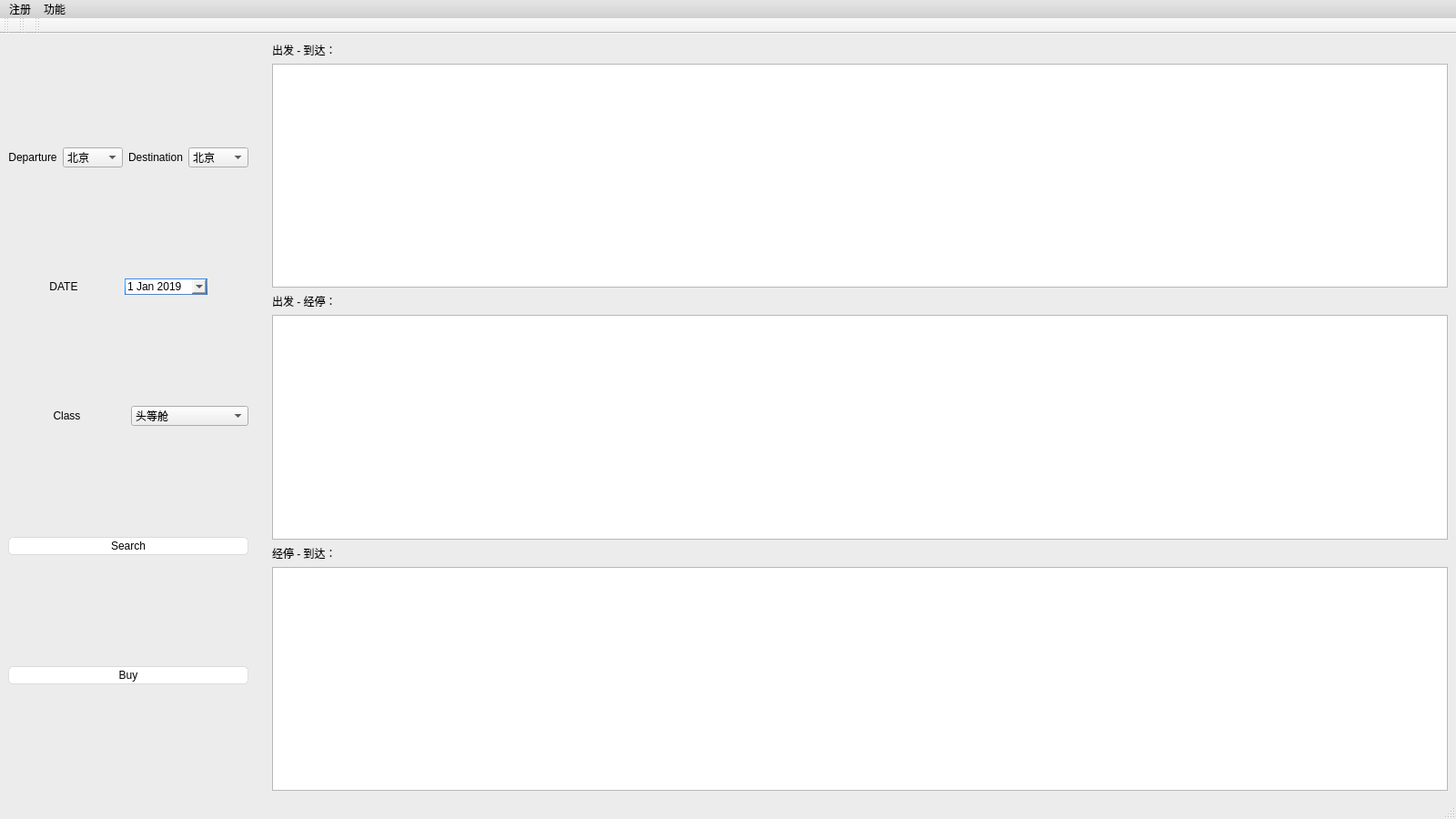
<?xml version="1.0" encoding="UTF-8"?>
<ui version="4.0">
 <class>MainWindow</class>
 <widget class="QMainWindow" name="MainWindow">
  <property name="geometry">
   <rect>
    <x>0</x>
    <y>0</y>
    <width>1600</width>
    <height>900</height>
   </rect>
  </property>
  <property name="minimumSize">
   <size>
    <width>567</width>
    <height>384</height>
   </size>
  </property>
  <property name="windowTitle">
   <string>航空票务系统  -V 1.0.0</string>
  </property>
  <property name="windowIcon">
   <iconset>
    <normaloff>flight.png</normaloff>flight.png</iconset>
  </property>
  <property name="styleSheet">
   <string notr="true">/*
Aqua Style Sheet for QT Applications
Author: Jaime A. Quiroga P.
Company: GTRONICK
Last updated: 22/01/2019, 07:55.
Available at: https://github.com/GTRONICK/QSS/blob/master/Aqua.qss
*/
QMainWindow {
	background-color:#ececec;
}
QTextEdit {
	border-width: 1px;
	border-style: solid;
	border-color: qlineargradient(spread:pad, x1:0.5, y1:1, x2:0.5, y2:0, stop:0 rgba(0, 113, 255, 255), stop:1 rgba(91, 171, 252, 255));
}
QPlainTextEdit {
	border-width: 1px;
	border-style: solid;
	border-color: qlineargradient(spread:pad, x1:0.5, y1:1, x2:0.5, y2:0, stop:0 rgba(0, 113, 255, 255), stop:1 rgba(91, 171, 252, 255));
}
QToolButton {
	border-style: solid;
	border-top-color: qlineargradient(spread:pad, x1:0.5, y1:1, x2:0.5, y2:0, stop:0 rgb(215, 215, 215), stop:1 rgb(222, 222, 222));
	border-right-color: qlineargradient(spread:pad, x1:0, y1:0.5, x2:1, y2:0.5, stop:0 rgb(217, 217, 217), stop:1 rgb(227, 227, 227));
	border-left-color: qlineargradient(spread:pad, x1:0, y1:0.5, x2:1, y2:0.5, stop:0 rgb(227, 227, 227), stop:1 rgb(217, 217, 217));
	border-bottom-color: qlineargradient(spread:pad, x1:0.5, y1:1, x2:0.5, y2:0, stop:0 rgb(215, 215, 215), stop:1 rgb(222, 222, 222));
	border-width: 1px;
	border-radius: 5px;
	color: rgb(0,0,0);
	padding: 2px;
	background-color: rgb(255,255,255);
}
QToolButton:hover{
	border-style: solid;
	border-top-color: qlineargradient(spread:pad, x1:0.5, y1:1, x2:0.5, y2:0, stop:0 rgb(195, 195, 195), stop:1 rgb(222, 222, 222));
	border-right-color: qlineargradient(spread:pad, x1:0, y1:0.5, x2:1, y2:0.5, stop:0 rgb(197, 197, 197), stop:1 rgb(227, 227, 227));
	border-left-color: qlineargradient(spread:pad, x1:0, y1:0.5, x2:1, y2:0.5, stop:0 rgb(227, 227, 227), stop:1 rgb(197, 197, 197));
	border-bottom-color: qlineargradient(spread:pad, x1:0.5, y1:1, x2:0.5, y2:0, stop:0 rgb(195, 195, 195), stop:1 rgb(222, 222, 222));
	border-width: 1px;
	border-radius: 5px;
	color: rgb(0,0,0);
	padding: 2px;
	background-color: rgb(255,255,255);
}
QToolButton:pressed{
	border-style: solid;
	border-top-color: qlineargradient(spread:pad, x1:0.5, y1:1, x2:0.5, y2:0, stop:0 rgb(215, 215, 215), stop:1 rgb(222, 222, 222));
	border-right-color: qlineargradient(spread:pad, x1:0, y1:0.5, x2:1, y2:0.5, stop:0 rgb(217, 217, 217), stop:1 rgb(227, 227, 227));
	border-left-color: qlineargradient(spread:pad, x1:0, y1:0.5, x2:1, y2:0.5, stop:0 rgb(227, 227, 227), stop:1 rgb(217, 217, 217));
	border-bottom-color: qlineargradient(spread:pad, x1:0.5, y1:1, x2:0.5, y2:0, stop:0 rgb(215, 215, 215), stop:1 rgb(222, 222, 222));
	border-width: 1px;
	border-radius: 5px;
	color: rgb(0,0,0);
	padding: 2px;
	background-color: rgb(142,142,142);
}
QPushButton{
	border-style: solid;
	border-top-color: qlineargradient(spread:pad, x1:0.5, y1:1, x2:0.5, y2:0, stop:0 rgb(215, 215, 215), stop:1 rgb(222, 222, 222));
	border-right-color: qlineargradient(spread:pad, x1:0, y1:0.5, x2:1, y2:0.5, stop:0 rgb(217, 217, 217), stop:1 rgb(227, 227, 227));
	border-left-color: qlineargradient(spread:pad, x1:0, y1:0.5, x2:1, y2:0.5, stop:0 rgb(227, 227, 227), stop:1 rgb(217, 217, 217));
	border-bottom-color: qlineargradient(spread:pad, x1:0.5, y1:1, x2:0.5, y2:0, stop:0 rgb(215, 215, 215), stop:1 rgb(222, 222, 222));
	border-width: 1px;
	border-radius: 5px;
	color: rgb(0,0,0);
	padding: 2px;
	background-color: rgb(255,255,255);
}
QPushButton::default{
	border-style: solid;
	border-top-color: qlineargradient(spread:pad, x1:0.5, y1:1, x2:0.5, y2:0, stop:0 rgb(215, 215, 215), stop:1 rgb(222, 222, 222));
	border-right-color: qlineargradient(spread:pad, x1:0, y1:0.5, x2:1, y2:0.5, stop:0 rgb(217, 217, 217), stop:1 rgb(227, 227, 227));
	border-left-color: qlineargradient(spread:pad, x1:0, y1:0.5, x2:1, y2:0.5, stop:0 rgb(227, 227, 227), stop:1 rgb(217, 217, 217));
	border-bottom-color: qlineargradient(spread:pad, x1:0.5, y1:1, x2:0.5, y2:0, stop:0 rgb(215, 215, 215), stop:1 rgb(222, 222, 222));
	border-width: 1px;
	border-radius: 5px;
	color: rgb(0,0,0);
	padding: 2px;
	background-color: rgb(255,255,255);
}
QPushButton:hover{
	border-style: solid;
	border-top-color: qlineargradient(spread:pad, x1:0.5, y1:1, x2:0.5, y2:0, stop:0 rgb(195, 195, 195), stop:1 rgb(222, 222, 222));
	border-right-color: qlineargradient(spread:pad, x1:0, y1:0.5, x2:1, y2:0.5, stop:0 rgb(197, 197, 197), stop:1 rgb(227, 227, 227));
	border-left-color: qlineargradient(spread:pad, x1:0, y1:0.5, x2:1, y2:0.5, stop:0 rgb(227, 227, 227), stop:1 rgb(197, 197, 197));
	border-bottom-color: qlineargradient(spread:pad, x1:0.5, y1:1, x2:0.5, y2:0, stop:0 rgb(195, 195, 195), stop:1 rgb(222, 222, 222));
	border-width: 1px;
	border-radius: 5px;
	color: rgb(0,0,0);
	padding: 2px;
	background-color: rgb(255,255,255);
}
QPushButton:pressed{
	border-style: solid;
	border-top-color: qlineargradient(spread:pad, x1:0.5, y1:1, x2:0.5, y2:0, stop:0 rgb(215, 215, 215), stop:1 rgb(222, 222, 222));
	border-right-color: qlineargradient(spread:pad, x1:0, y1:0.5, x2:1, y2:0.5, stop:0 rgb(217, 217, 217), stop:1 rgb(227, 227, 227));
	border-left-color: qlineargradient(spread:pad, x1:0, y1:0.5, x2:1, y2:0.5, stop:0 rgb(227, 227, 227), stop:1 rgb(217, 217, 217));
	border-bottom-color: qlineargradient(spread:pad, x1:0.5, y1:1, x2:0.5, y2:0, stop:0 rgb(215, 215, 215), stop:1 rgb(222, 222, 222));
	border-width: 1px;
	border-radius: 5px;
	color: rgb(0,0,0);
	padding: 2px;
	background-color: rgb(142,142,142);
}
QPushButton:disabled{
	border-style: solid;
	border-top-color: qlineargradient(spread:pad, x1:0.5, y1:1, x2:0.5, y2:0, stop:0 rgb(215, 215, 215), stop:1 rgb(222, 222, 222));
	border-right-color: qlineargradient(spread:pad, x1:0, y1:0.5, x2:1, y2:0.5, stop:0 rgb(217, 217, 217), stop:1 rgb(227, 227, 227));
	border-left-color: qlineargradient(spread:pad, x1:0, y1:0.5, x2:1, y2:0.5, stop:0 rgb(227, 227, 227), stop:1 rgb(217, 217, 217));
	border-bottom-color: qlineargradient(spread:pad, x1:0.5, y1:1, x2:0.5, y2:0, stop:0 rgb(215, 215, 215), stop:1 rgb(222, 222, 222));
	border-width: 1px;
	border-radius: 5px;
	color: #808086;
	padding: 2px;
	background-color: rgb(142,142,142);
}
QLineEdit {
	border-width: 1px; border-radius: 4px;
	border-style: solid;
	border-color: qlineargradient(spread:pad, x1:0.5, y1:1, x2:0.5, y2:0, stop:0 rgba(0, 113, 255, 255), stop:1 rgba(91, 171, 252, 255));
}
QLabel {
	color: #000000;
}
QLCDNumber {
	color: rgb(0, 113, 255, 255);
}
QProgressBar {
	text-align: center;
	color: rgb(240, 240, 240);
	border-width: 1px; 
	border-radius: 10px;
	border-color: rgb(230, 230, 230);
	border-style: solid;
	background-color:rgb(207,207,207);
}
QProgressBar::chunk {
	background-color: qlineargradient(spread:pad, x1:0.5, y1:1, x2:0.5, y2:0, stop:0 rgba(49, 147, 250, 255), stop:1 rgba(34, 142, 255, 255));
	border-radius: 10px;
}
QMenuBar {
	background-color: qlineargradient(spread:pad, x1:0.5, y1:1, x2:0.5, y2:0, stop:0 rgba(207, 209, 207, 255), stop:1 rgba(230, 229, 230, 255));
}
QMenuBar::item {
	color: #000000;
  	spacing: 3px;
  	padding: 1px 4px;
	background-color: qlineargradient(spread:pad, x1:0.5, y1:1, x2:0.5, y2:0, stop:0 rgba(207, 209, 207, 255), stop:1 rgba(230, 229, 230, 255));
}

QMenuBar::item:selected {
  	background-color: qlineargradient(spread:pad, x1:0.5, y1:1, x2:0.5, y2:0, stop:0 rgba(0, 113, 255, 255), stop:1 rgba(91, 171, 252, 255));
	color: #FFFFFF;
}
QMenu::item:selected {
	border-style: solid;
	border-top-color: transparent;
	border-right-color: transparent;
	border-left-color: qlineargradient(spread:pad, x1:0.5, y1:1, x2:0.5, y2:0, stop:0 rgba(0, 113, 255, 255), stop:1 rgba(91, 171, 252, 255));
	border-bottom-color: transparent;
	border-left-width: 2px;
	color: #000000;
	padding-left:15px;
	padding-top:4px;
	padding-bottom:4px;
	padding-right:7px;
}
QMenu::item {
	border-style: solid;
	border-top-color: transparent;
	border-right-color: transparent;
	border-left-color: transparent;
	border-bottom-color: transparent;
	border-bottom-width: 1px;
	color: #000000;
	padding-left:17px;
	padding-top:4px;
	padding-bottom:4px;
	padding-right:7px;
}
QTabWidget {
	color:rgb(0,0,0);
	background-color:#000000;
}
QTabWidget::pane {
		border-color: rgb(223,223,223);
		background-color:rgb(226,226,226);
		border-style: solid;
		border-width: 2px;
    	border-radius: 6px;
}
QTabBar::tab:first {
	border-style: solid;
	border-left-width:1px;
	border-right-width:0px;
	border-top-width:1px;
	border-bottom-width:1px;
	border-top-color: rgb(209,209,209);
	border-left-color: qlineargradient(spread:pad, x1:0.5, y1:1, x2:0.5, y2:0, stop:0 rgba(209, 209, 209, 209), stop:1 rgba(229, 229, 229, 229));
	border-bottom-color: rgb(229,229,229);
	border-top-left-radius: 4px;
	border-bottom-left-radius: 4px;
	color: #000000;
	padding: 3px;
	margin-left:0px;
	background-color: qlineargradient(spread:pad, x1:0.5, y1:1, x2:0.5, y2:0, stop:0 rgba(247, 247, 247, 255), stop:1 rgba(255, 255, 255, 255));
}
QTabBar::tab:last {
	border-style: solid;
	border-width:1px;
	border-top-color: rgb(209,209,209);
	border-left-color: qlineargradient(spread:pad, x1:0.5, y1:1, x2:0.5, y2:0, stop:0 rgba(209, 209, 209, 209), stop:1 rgba(229, 229, 229, 229));
	border-right-color: qlineargradient(spread:pad, x1:0.5, y1:1, x2:0.5, y2:0, stop:0 rgba(209, 209, 209, 209), stop:1 rgba(229, 229, 229, 229));
	border-bottom-color: rgb(229,229,229);
	border-top-right-radius: 4px;
	border-bottom-right-radius: 4px;
	color: #000000;
	padding: 3px;
	margin-left:0px;
	background-color: qlineargradient(spread:pad, x1:0.5, y1:1, x2:0.5, y2:0, stop:0 rgba(247, 247, 247, 255), stop:1 rgba(255, 255, 255, 255));
}
QTabBar::tab {
	border-style: solid;
	border-top-width:1px;
	border-bottom-width:1px;
	border-left-width:1px;
	border-top-color: rgb(209,209,209);
	border-left-color: qlineargradient(spread:pad, x1:0.5, y1:1, x2:0.5, y2:0, stop:0 rgba(209, 209, 209, 209), stop:1 rgba(229, 229, 229, 229));
	border-bottom-color: rgb(229,229,229);
	color: #000000;
	padding: 3px;
	margin-left:0px;
	background-color: qlineargradient(spread:pad, x1:0.5, y1:1, x2:0.5, y2:0, stop:0 rgba(247, 247, 247, 255), stop:1 rgba(255, 255, 255, 255));
}
QTabBar::tab:selected, QTabBar::tab:last:selected, QTabBar::tab:hover {
  	border-style: solid;
  	border-left-width:1px;
	border-right-color: transparent;
	border-top-color: rgb(209,209,209);
	border-left-color: qlineargradient(spread:pad, x1:0.5, y1:1, x2:0.5, y2:0, stop:0 rgba(209, 209, 209, 209), stop:1 rgba(229, 229, 229, 229));
	border-bottom-color: rgb(229,229,229);
	color: #FFFFFF;
	padding: 3px;
	margin-left:0px;
	background-color: qlineargradient(spread:pad, x1:0.5, y1:1, x2:0.5, y2:0, stop:0 rgba(0, 113, 255, 255), stop:1 rgba(91, 171, 252, 255));
}

QTabBar::tab:selected, QTabBar::tab:first:selected, QTabBar::tab:hover {
  	border-style: solid;
  	border-left-width:1px;
  	border-bottom-width:1px;
  	border-top-width:1px;
	border-right-color: transparent;
	border-top-color: rgb(209,209,209);
	border-left-color: qlineargradient(spread:pad, x1:0.5, y1:1, x2:0.5, y2:0, stop:0 rgba(209, 209, 209, 209), stop:1 rgba(229, 229, 229, 229));
	border-bottom-color: rgb(229,229,229);
	color: #FFFFFF;
	padding: 3px;
	margin-left:0px;
	background-color: qlineargradient(spread:pad, x1:0.5, y1:1, x2:0.5, y2:0, stop:0 rgba(0, 113, 255, 255), stop:1 rgba(91, 171, 252, 255));
}

QCheckBox {
	color: #000000;
	padding: 2px;
}
QCheckBox:disabled {
	color: #808086;
	padding: 2px;
}

QCheckBox:hover {
	border-radius:4px;
	border-style:solid;
	padding-left: 1px;
	padding-right: 1px;
	padding-bottom: 1px;
	padding-top: 1px;
	border-width:1px;
	border-color: transparent;
}
QCheckBox::indicator:checked {

	height: 10px;
	width: 10px;
	border-style:solid;
	border-width: 1px;
	border-color: qlineargradient(spread:pad, x1:0.5, y1:1, x2:0.5, y2:0, stop:0 rgba(0, 113, 255, 255), stop:1 rgba(91, 171, 252, 255));
	color: #000000;
	background-color: qlineargradient(spread:pad, x1:0.5, y1:1, x2:0.5, y2:0, stop:0 rgba(0, 113, 255, 255), stop:1 rgba(91, 171, 252, 255));
}
QCheckBox::indicator:unchecked {

	height: 10px;
	width: 10px;
	border-style:solid;
	border-width: 1px;
	border-color: qlineargradient(spread:pad, x1:0.5, y1:1, x2:0.5, y2:0, stop:0 rgba(0, 113, 255, 255), stop:1 rgba(91, 171, 252, 255));
	color: #000000;
}
QRadioButton {
	color: 000000;
	padding: 1px;
}
QRadioButton::indicator:checked {
	height: 10px;
	width: 10px;
	border-style:solid;
	border-radius:5px;
	border-width: 1px;
	border-color: qlineargradient(spread:pad, x1:0.5, y1:1, x2:0.5, y2:0, stop:0 rgba(0, 113, 255, 255), stop:1 rgba(91, 171, 252, 255));
	color: #a9b7c6;
	background-color: qlineargradient(spread:pad, x1:0.5, y1:1, x2:0.5, y2:0, stop:0 rgba(0, 113, 255, 255), stop:1 rgba(91, 171, 252, 255));
}
QRadioButton::indicator:!checked {
	height: 10px;
	width: 10px;
	border-style:solid;
	border-radius:5px;
	border-width: 1px;
	border-color: qlineargradient(spread:pad, x1:0.5, y1:1, x2:0.5, y2:0, stop:0 rgba(0, 113, 255, 255), stop:1 rgba(91, 171, 252, 255));
	color: #a9b7c6;
	background-color: transparent;
}
QStatusBar {
	color:#027f7f;
}
QSpinBox {
	border-style: solid;
	border-width: 1px;
	border-color: qlineargradient(spread:pad, x1:0.5, y1:1, x2:0.5, y2:0, stop:0 rgba(0, 113, 255, 255), stop:1 rgba(91, 171, 252, 255));
}
QDoubleSpinBox {
	border-style: solid;
	border-width: 1px;
	border-color: qlineargradient(spread:pad, x1:0.5, y1:1, x2:0.5, y2:0, stop:0 rgba(0, 113, 255, 255), stop:1 rgba(91, 171, 252, 255));
}
QTimeEdit {
	border-style: solid;
	border-width: 1px;
	border-color: qlineargradient(spread:pad, x1:0.5, y1:1, x2:0.5, y2:0, stop:0 rgba(0, 113, 255, 255), stop:1 rgba(91, 171, 252, 255));
}
QDateTimeEdit {
	border-style: solid;
	border-width: 1px;
	border-color: qlineargradient(spread:pad, x1:0.5, y1:1, x2:0.5, y2:0, stop:0 rgba(0, 113, 255, 255), stop:1 rgba(91, 171, 252, 255));
}
QDateEdit {
	border-style: solid;
	border-width: 1px;
	border-color: qlineargradient(spread:pad, x1:0.5, y1:1, x2:0.5, y2:0, stop:0 rgba(0, 113, 255, 255), stop:1 rgba(91, 171, 252, 255));
}

QToolBox {
	color: #a9b7c6;
	background-color:#000000;
}
QToolBox::tab {
	color: #a9b7c6;
	background-color:#000000;
}
QToolBox::tab:selected {
	color: #FFFFFF;
	background-color:#000000;
}
QScrollArea {
	color: #FFFFFF;
	background-color:#000000;
}
QSlider::groove:horizontal {
	height: 5px;
	background-color: qlineargradient(spread:pad, x1:0.5, y1:1, x2:0.5, y2:0, stop:0 rgba(49, 147, 250, 255), stop:1 rgba(34, 142, 255, 255));
}
QSlider::groove:vertical {
	width: 5px;
	background-color: qlineargradient(spread:pad, x1:0.5, y1:1, x2:0.5, y2:0, stop:0 rgba(49, 147, 250, 255), stop:1 rgba(34, 142, 255, 255));
}
QSlider::handle:horizontal {
	background: rgb(253,253,253);
	border-style: solid;
	border-width: 1px;
	border-color: rgb(207,207,207);
	width: 12px;
	margin: -5px 0;
	border-radius: 7px;
}
QSlider::handle:vertical {
	background: rgb(253,253,253);
	border-style: solid;
	border-width: 1px;
	border-color: rgb(207,207,207);
	height: 12px;
	margin: 0 -5px;
	border-radius: 7px;
}
QSlider::add-page:horizontal {
    background: rgb(181,181,181);
}
QSlider::add-page:vertical {
    background: rgb(181,181,181);
}
QSlider::sub-page:horizontal {
    background-color: qlineargradient(spread:pad, x1:0.5, y1:1, x2:0.5, y2:0, stop:0 rgba(49, 147, 250, 255), stop:1 rgba(34, 142, 255, 255));
}
QSlider::sub-page:vertical {
    background-color: qlineargradient(spread:pad, y1:0.5, x1:1, y2:0.5, x2:0, stop:0 rgba(49, 147, 250, 255), stop:1 rgba(34, 142, 255, 255));
}
QScrollBar:horizontal {
	max-height: 20px;
	border: 1px transparent grey;
	margin: 0px 20px 0px 20px;
}
QScrollBar:vertical {
	max-width: 20px;
	border: 1px transparent grey;
	margin: 20px 0px 20px 0px;
}
QScrollBar::handle:horizontal {
	background: rgb(253,253,253);
	border-style: solid;
	border-width: 1px;
	border-color: rgb(207,207,207);
	border-radius: 7px;
	min-width: 25px;
}
QScrollBar::handle:horizontal:hover {
	background: rgb(253,253,253);
	border-style: solid;
	border-width: 1px;
	border-color: rgb(147, 200, 200);
	border-radius: 7px;
	min-width: 25px;
}
QScrollBar::handle:vertical {
	background: rgb(253,253,253);
	border-style: solid;
	border-width: 1px;
	border-color: rgb(207,207,207);
	border-radius: 7px;
	min-height: 25px;
}
QScrollBar::handle:vertical:hover {
	background: rgb(253,253,253);
	border-style: solid;
	border-width: 1px;
	border-color: rgb(147, 200, 200);
	border-radius: 7px;
	min-height: 25px;
}
QScrollBar::add-line:horizontal {
   border: 2px transparent grey;
   border-top-right-radius: 7px;
   border-bottom-right-radius: 7px;
   background: rgba(34, 142, 255, 255);
   width: 20px;
   subcontrol-position: right;
   subcontrol-origin: margin;
}
QScrollBar::add-line:horizontal:pressed {
   border: 2px transparent grey;
   border-top-right-radius: 7px;
   border-bottom-right-radius: 7px;
   background: rgb(181,181,181);
   width: 20px;
   subcontrol-position: right;
   subcontrol-origin: margin;
}
QScrollBar::add-line:vertical {
   border: 2px transparent grey;
   border-bottom-left-radius: 7px;
   border-bottom-right-radius: 7px;
   background: rgba(34, 142, 255, 255);
   height: 20px;
   subcontrol-position: bottom;
   subcontrol-origin: margin;
}
QScrollBar::add-line:vertical:pressed {
   border: 2px transparent grey;
   border-bottom-left-radius: 7px;
   border-bottom-right-radius: 7px;
   background: rgb(181,181,181);
   height: 20px;
   subcontrol-position: bottom;
   subcontrol-origin: margin;
}
QScrollBar::sub-line:horizontal {
   border: 2px transparent grey;
   border-top-left-radius: 7px;
   border-bottom-left-radius: 7px;
   background: rgba(34, 142, 255, 255);
   width: 20px;
   subcontrol-position: left;
   subcontrol-origin: margin;
}
QScrollBar::sub-line:horizontal:pressed {
   border: 2px transparent grey;
   border-top-left-radius: 7px;
   border-bottom-left-radius: 7px;
   background: rgb(181,181,181);
   width: 20px;
   subcontrol-position: left;
   subcontrol-origin: margin;
}
QScrollBar::sub-line:vertical {
   border: 2px transparent grey;
   border-top-left-radius: 7px;
   border-top-right-radius: 7px;
   background: rgba(34, 142, 255, 255);
   height: 20px;
   subcontrol-position: top;
   subcontrol-origin: margin;
}
QScrollBar::sub-line:vertical:pressed {
   border: 2px transparent grey;
   border-top-left-radius: 7px;
   border-top-right-radius: 7px;
   background: rgb(181,181,181);
   height: 20px;
   subcontrol-position: top;
   subcontrol-origin: margin;
}
QScrollBar::left-arrow:horizontal {
   border: 1px transparent grey;
   border-top-left-radius: 3px;
   border-bottom-left-radius: 3px;
   width: 6px;
   height: 6px;
   background: white;
}
QScrollBar::right-arrow:horizontal {
   border: 1px transparent grey;
   border-top-right-radius: 3px;
   border-bottom-right-radius: 3px;
   width: 6px;
   height: 6px;
   background: white;
}
QScrollBar::up-arrow:vertical {
   border: 1px transparent grey;
   border-top-left-radius: 3px;
   border-top-right-radius: 3px;
   width: 6px;
   height: 6px;
   background: white;
}
QScrollBar::down-arrow:vertical {
   border: 1px transparent grey;
   border-bottom-left-radius: 3px;
   border-bottom-right-radius: 3px;
   width: 6px;
   height: 6px;
   background: white;
}
QScrollBar::add-page:horizontal, QScrollBar::sub-page:horizontal {
   background: none;
}
QScrollBar::add-page:vertical, QScrollBar::sub-page:vertical {
   background: none;
}
</string>
  </property>
  <widget class="QWidget" name="centralwidget">
   <layout class="QGridLayout" name="gridLayout">
    <item row="0" column="0">
     <layout class="QHBoxLayout" name="horizontalLayout">
      <item>
       <layout class="QVBoxLayout" name="verticalLayout">
        <item>
         <layout class="QHBoxLayout" name="horizontalLayout_2">
          <item>
           <widget class="QLabel" name="label_departure">
            <property name="sizePolicy">
             <sizepolicy hsizetype="Maximum" vsizetype="Maximum">
              <horstretch>0</horstretch>
              <verstretch>0</verstretch>
             </sizepolicy>
            </property>
            <property name="text">
             <string>Departure</string>
            </property>
            <property name="alignment">
             <set>Qt::AlignCenter</set>
            </property>
           </widget>
          </item>
          <item>
           <widget class="QComboBox" name="comboBox_departure">
            <property name="enabled">
             <bool>true</bool>
            </property>
            <property name="sizePolicy">
             <sizepolicy hsizetype="Maximum" vsizetype="Maximum">
              <horstretch>0</horstretch>
              <verstretch>0</verstretch>
             </sizepolicy>
            </property>
            <property name="editable">
             <bool>false</bool>
            </property>
            <property name="currentText">
             <string>北京</string>
            </property>
            <item>
             <property name="text">
              <string>北京</string>
             </property>
            </item>
            <item>
             <property name="text">
              <string>成都</string>
             </property>
            </item>
            <item>
             <property name="text">
              <string>香港</string>
             </property>
            </item>
            <item>
             <property name="text">
              <string>哈尔滨</string>
             </property>
            </item>
            <item>
             <property name="text">
              <string>海南</string>
             </property>
            </item>
            <item>
             <property name="text">
              <string>上海</string>
             </property>
            </item>
            <item>
             <property name="text">
              <string>长春</string>
             </property>
            </item>
            <item>
             <property name="text">
              <string>兰州</string>
             </property>
            </item>
            <item>
             <property name="text">
              <string>广州</string>
             </property>
            </item>
            <item>
             <property name="text">
              <string>长沙</string>
             </property>
            </item>
            <item>
             <property name="text">
              <string>南昌</string>
             </property>
            </item>
           </widget>
          </item>
          <item>
           <widget class="QLabel" name="label_destination">
            <property name="sizePolicy">
             <sizepolicy hsizetype="Maximum" vsizetype="Maximum">
              <horstretch>0</horstretch>
              <verstretch>0</verstretch>
             </sizepolicy>
            </property>
            <property name="text">
             <string>Destination</string>
            </property>
            <property name="alignment">
             <set>Qt::AlignCenter</set>
            </property>
           </widget>
          </item>
          <item>
           <widget class="QComboBox" name="comboBox_destination">
            <property name="enabled">
             <bool>true</bool>
            </property>
            <property name="sizePolicy">
             <sizepolicy hsizetype="Maximum" vsizetype="Maximum">
              <horstretch>0</horstretch>
              <verstretch>0</verstretch>
             </sizepolicy>
            </property>
            <property name="editable">
             <bool>false</bool>
            </property>
            <item>
             <property name="text">
              <string>北京</string>
             </property>
            </item>
            <item>
             <property name="text">
              <string>成都</string>
             </property>
            </item>
            <item>
             <property name="text">
              <string>香港</string>
             </property>
            </item>
            <item>
             <property name="text">
              <string>哈尔滨</string>
             </property>
            </item>
            <item>
             <property name="text">
              <string>海南</string>
             </property>
            </item>
            <item>
             <property name="text">
              <string>上海</string>
             </property>
            </item>
            <item>
             <property name="text">
              <string>长春</string>
             </property>
            </item>
            <item>
             <property name="text">
              <string>兰州</string>
             </property>
            </item>
            <item>
             <property name="text">
              <string>广州</string>
             </property>
            </item>
            <item>
             <property name="text">
              <string>长沙</string>
             </property>
            </item>
            <item>
             <property name="text">
              <string>南昌</string>
             </property>
            </item>
           </widget>
          </item>
         </layout>
        </item>
        <item>
         <layout class="QHBoxLayout" name="horizontalLayout_4">
          <item>
           <widget class="QLabel" name="label_date">
            <property name="sizePolicy">
             <sizepolicy hsizetype="Maximum" vsizetype="Maximum">
              <horstretch>0</horstretch>
              <verstretch>0</verstretch>
             </sizepolicy>
            </property>
            <property name="text">
             <string>DATE</string>
            </property>
            <property name="alignment">
             <set>Qt::AlignCenter</set>
            </property>
           </widget>
          </item>
          <item>
           <widget class="QDateEdit" name="dateEdit">
            <property name="sizePolicy">
             <sizepolicy hsizetype="Maximum" vsizetype="Maximum">
              <horstretch>0</horstretch>
              <verstretch>0</verstretch>
             </sizepolicy>
            </property>
            <property name="dateTime">
             <datetime>
              <hour>0</hour>
              <minute>0</minute>
              <second>0</second>
              <year>2019</year>
              <month>1</month>
              <day>1</day>
             </datetime>
            </property>
            <property name="maximumDateTime">
             <datetime>
              <hour>23</hour>
              <minute>59</minute>
              <second>59</second>
              <year>2019</year>
              <month>12</month>
              <day>31</day>
             </datetime>
            </property>
            <property name="minimumDateTime">
             <datetime>
              <hour>0</hour>
              <minute>0</minute>
              <second>0</second>
              <year>2019</year>
              <month>1</month>
              <day>1</day>
             </datetime>
            </property>
            <property name="calendarPopup">
             <bool>true</bool>
            </property>
           </widget>
          </item>
         </layout>
        </item>
        <item>
         <layout class="QHBoxLayout" name="horizontalLayout_5">
          <item>
           <widget class="QLabel" name="label_class">
            <property name="text">
             <string>Class</string>
            </property>
            <property name="alignment">
             <set>Qt::AlignCenter</set>
            </property>
           </widget>
          </item>
          <item>
           <widget class="QComboBox" name="comboBox_class">
            <item>
             <property name="text">
              <string>头等舱</string>
             </property>
            </item>
            <item>
             <property name="text">
              <string>商务舱</string>
             </property>
            </item>
            <item>
             <property name="text">
              <string>经济舱</string>
             </property>
            </item>
           </widget>
          </item>
         </layout>
        </item>
        <item>
         <widget class="QPushButton" name="Search">
          <property name="text">
           <string>Search</string>
          </property>
         </widget>
        </item>
        <item>
         <widget class="QPushButton" name="pushbutton_buy">
          <property name="text">
           <string>Buy</string>
          </property>
         </widget>
        </item>
       </layout>
      </item>
      <item>
       <spacer name="verticalSpacer">
        <property name="orientation">
         <enum>Qt::Vertical</enum>
        </property>
        <property name="sizeHint" stdset="0">
         <size>
          <width>20</width>
          <height>40</height>
         </size>
        </property>
       </spacer>
      </item>
      <item>
       <layout class="QVBoxLayout" name="verticalLayout_2">
        <item>
         <widget class="QLabel" name="label_departure_arrival">
          <property name="text">
           <string>出发 - 到达：</string>
          </property>
         </widget>
        </item>
        <item>
         <widget class="QTableView" name="tableView_departure_arrival"/>
        </item>
        <item>
         <widget class="QLabel" name="label_departure_transit">
          <property name="text">
           <string>出发 - 经停：</string>
          </property>
         </widget>
        </item>
        <item>
         <widget class="QTableView" name="tableView_departure_transit"/>
        </item>
        <item>
         <widget class="QLabel" name="label_transit_arrival">
          <property name="text">
           <string>经停 - 到达：</string>
          </property>
         </widget>
        </item>
        <item>
         <widget class="QTableView" name="tableView_transit_destination"/>
        </item>
       </layout>
      </item>
     </layout>
    </item>
   </layout>
  </widget>
  <widget class="QMenuBar" name="menubar">
   <property name="geometry">
    <rect>
     <x>0</x>
     <y>0</y>
     <width>1600</width>
     <height>18</height>
    </rect>
   </property>
   <widget class="QMenu" name="menu_register_login">
    <property name="title">
     <string>注册</string>
    </property>
    <addaction name="actionregister"/>
    <addaction name="actionlogin"/>
    <addaction name="actionquit"/>
   </widget>
   <widget class="QMenu" name="menu_function">
    <property name="title">
     <string>功能</string>
    </property>
    <widget class="QMenu" name="menu_user">
     <property name="title">
      <string>用户</string>
     </property>
     <addaction name="action_alter_info"/>
     <addaction name="actiond_my_ticket"/>
    </widget>
    <widget class="QMenu" name="menu_administrator">
     <property name="enabled">
      <bool>true</bool>
     </property>
     <property name="title">
      <string>管理员</string>
     </property>
     <addaction name="action_ad_search"/>
     <addaction name="action_add_flight"/>
     <addaction name="action_alter_flight"/>
     <addaction name="actionchangefly"/>
     <addaction name="actions_change_plane"/>
     <addaction name="actions_change_plane_type"/>
     <addaction name="actions_change_airport"/>
    </widget>
    <addaction name="menu_user"/>
    <addaction name="separator"/>
    <addaction name="menu_administrator"/>
   </widget>
   <addaction name="menu_register_login"/>
   <addaction name="menu_function"/>
  </widget>
  <widget class="QToolBar" name="toolBar">
   <property name="windowTitle">
    <string>toolBar</string>
   </property>
   <attribute name="toolBarArea">
    <enum>TopToolBarArea</enum>
   </attribute>
   <attribute name="toolBarBreak">
    <bool>false</bool>
   </attribute>
  </widget>
  <widget class="QToolBar" name="toolBar_2">
   <property name="windowTitle">
    <string>toolBar_2</string>
   </property>
   <attribute name="toolBarArea">
    <enum>TopToolBarArea</enum>
   </attribute>
   <attribute name="toolBarBreak">
    <bool>false</bool>
   </attribute>
  </widget>
  <widget class="QToolBar" name="toolBar_3">
   <property name="windowTitle">
    <string>toolBar_3</string>
   </property>
   <attribute name="toolBarArea">
    <enum>TopToolBarArea</enum>
   </attribute>
   <attribute name="toolBarBreak">
    <bool>false</bool>
   </attribute>
  </widget>
  <widget class="QStatusBar" name="statusBar"/>
  <action name="actionregister">
   <property name="text">
    <string>用户注册</string>
   </property>
  </action>
  <action name="actionbuy">
   <property name="text">
    <string>机票购买</string>
   </property>
  </action>
  <action name="action_alter_info">
   <property name="text">
    <string>修改个人信息</string>
   </property>
  </action>
  <action name="actiond_my_ticket">
   <property name="text">
    <string>我的机票</string>
   </property>
  </action>
  <action name="action_add_flight">
   <property name="enabled">
    <bool>true</bool>
   </property>
   <property name="text">
    <string>添加航程</string>
   </property>
  </action>
  <action name="actionlogin">
   <property name="text">
    <string>用户/管理员登录</string>
   </property>
  </action>
  <action name="action_alter_flight">
   <property name="text">
    <string>查看\修改航程</string>
   </property>
  </action>
  <action name="actionquit">
   <property name="text">
    <string>退出登录</string>
   </property>
  </action>
  <action name="actionchangefly">
   <property name="text">
    <string>查看\修改航班</string>
   </property>
  </action>
  <action name="action_ad_search">
   <property name="text">
    <string>查看乘客信息</string>
   </property>
  </action>
  <action name="actions_change_plane">
   <property name="text">
    <string>查看\修改飞机信息</string>
   </property>
  </action>
  <action name="actions_change_plane_type">
   <property name="text">
    <string>查看\修改飞机机型</string>
   </property>
  </action>
  <action name="actions_change_airport">
   <property name="text">
    <string>查看\修改机场信息</string>
   </property>
  </action>
 </widget>
 <resources/>
 <connections/>
</ui>
